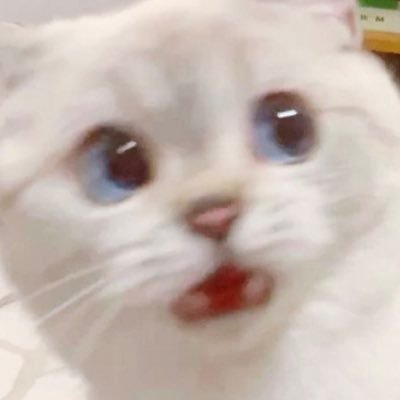
#> input picture 5image.jpg, 400 x 400 px
$ python 5.4.py
#> lines starting #> are read from the running program, lines starting #| are printed output that depends on the picture
import cv2

img = cv2.imread("5image.jpg")
#> img is the input picture: shape (400, 400, 3); mean B, G, R 176.9, 185, 199
(h, w) = img.shape[:2]
#> h = 400; w = 400
(cX, cY) = (w // 2, h // 2)
#> cX = 200; cY = 200

angle = float(input("Podaj kąt obrotu: "))
#> the answer given: 3
M = cv2.getRotationMatrix2D((cX, cY), angle, 1.0)
rotated = cv2.warpAffine(img, M, (w, h))
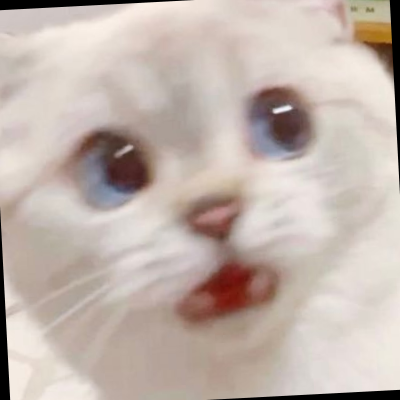
#> rotated: shape (400, 400, 3); mean B, G, R 172.2, 180, 193.8

cv2.imshow("rotated", rotated)
cv2.waitKey(0)

$ run again, with 3image.jpg copied over 5image.jpg
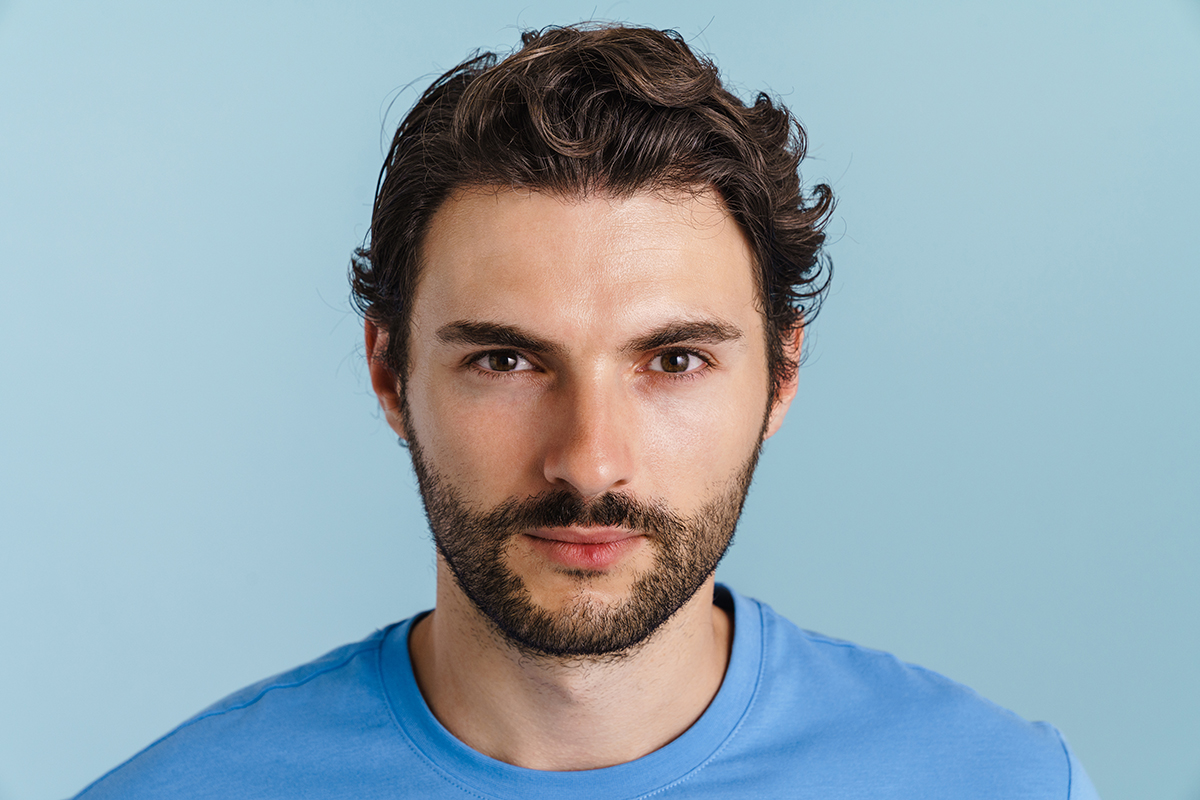
#> input picture 3image.jpg, 1200 x 800 px
#> img is the input picture: shape (800, 1200, 3); mean B, G, R 178.8, 168.4, 148.8
#> `rotated = cv2.warpAffine(img, M, (w, h))`:
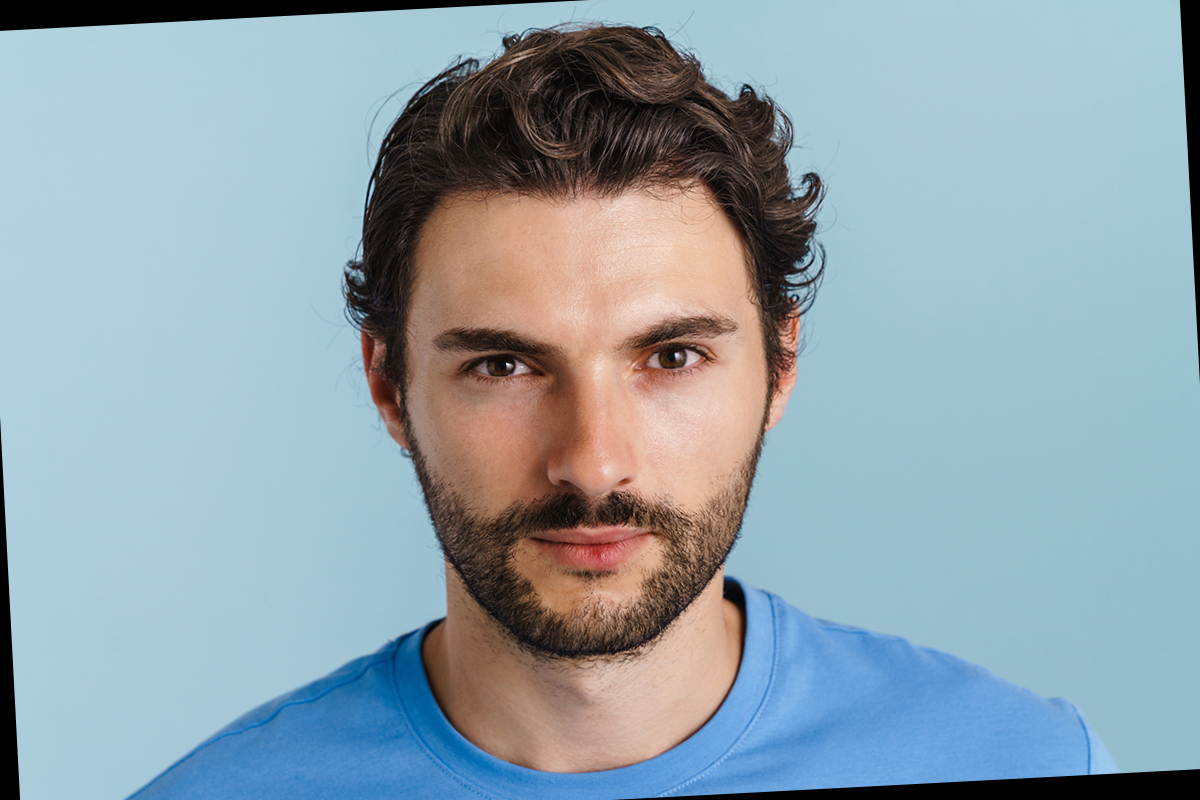
#> rotated: shape (800, 1200, 3); mean B, G, R 173.1, 163.4, 145

$ run again, with 4image.jpg copied over 5image.jpg
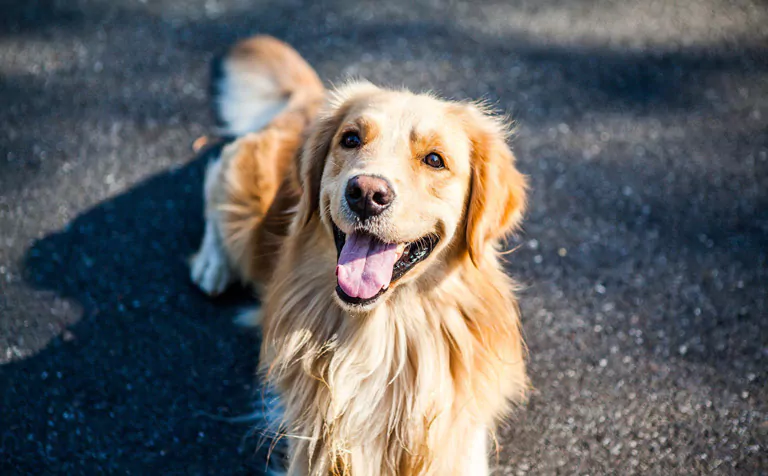
#> input picture 4image.jpg, 768 x 476 px
#> img is the input picture: shape (476, 768, 3); mean B, G, R 99.7, 98.5, 97.9
#> `rotated = cv2.warpAffine(img, M, (w, h))`:
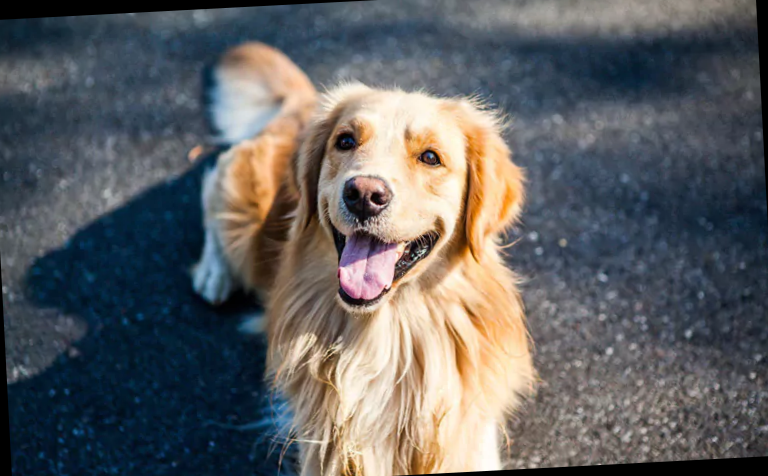
#> rotated: shape (476, 768, 3); mean B, G, R 97.5, 96.6, 96.2

$ run again, with 6image.jpg copied over 5image.jpg
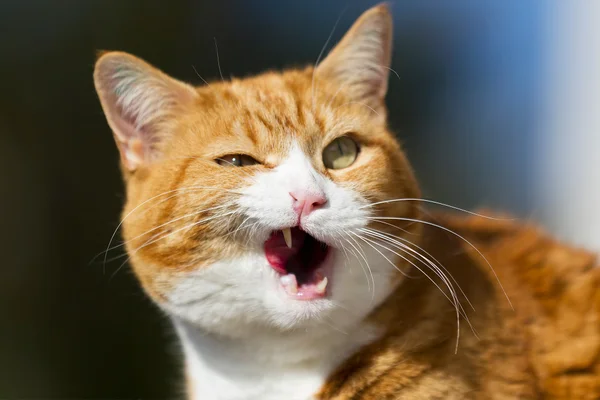
#> input picture 6image.jpg, 600 x 400 px
#> img is the input picture: shape (400, 600, 3); mean B, G, R 79.9, 100.4, 114.6
#> `rotated = cv2.warpAffine(img, M, (w, h))`:
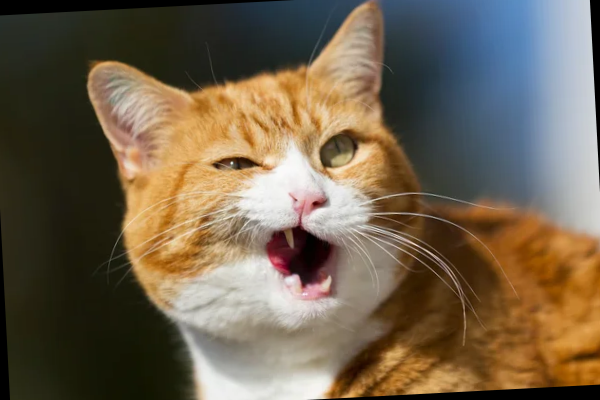
#> rotated: shape (400, 600, 3); mean B, G, R 77.6, 97.9, 112.2
